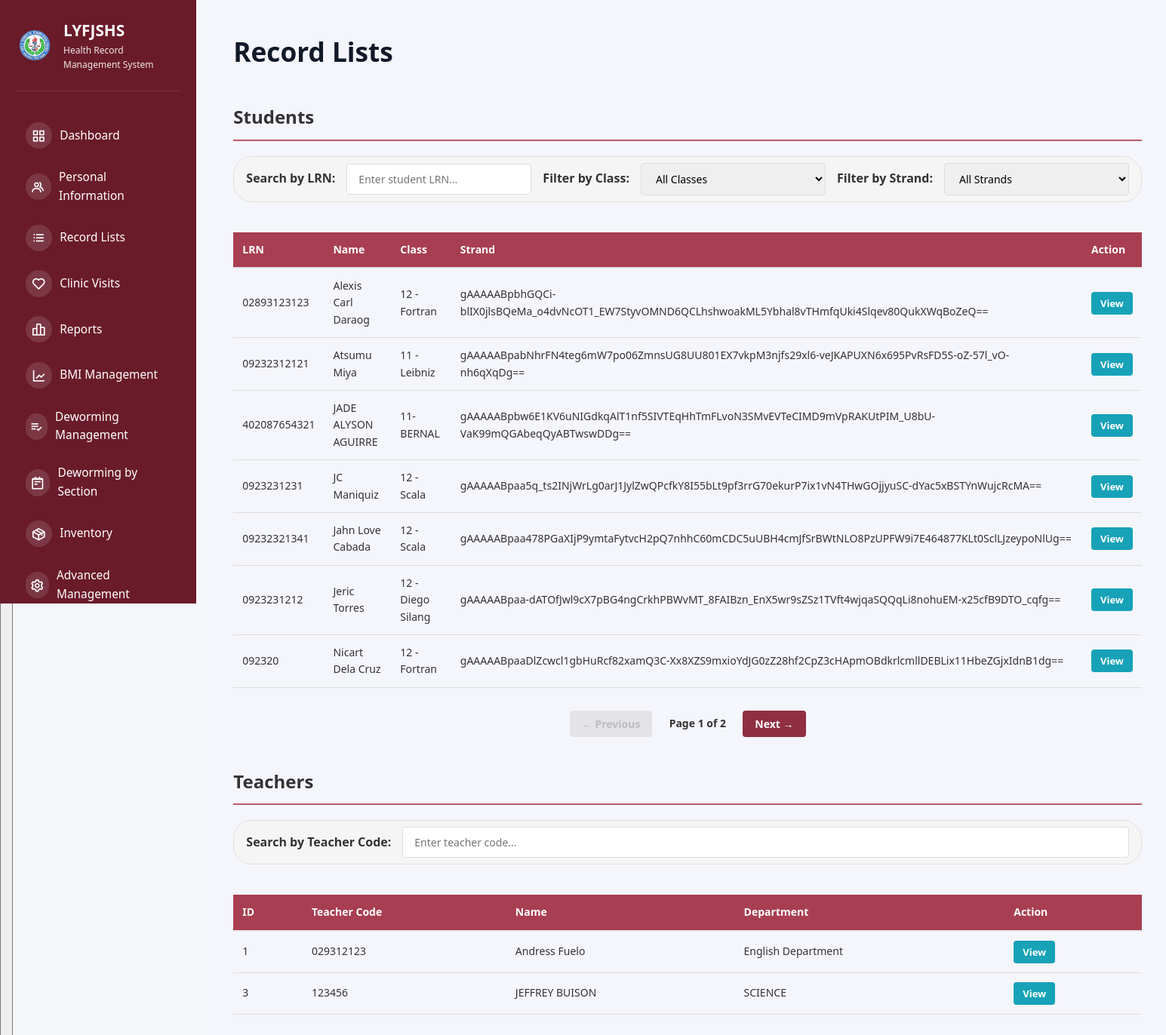
/record-lists (signed in), run on the app's committed database.
### tables this page shows
CREATE TABLE students (
                id INTEGER PRIMARY KEY AUTOINCREMENT,
                studentLRN TEXT UNIQUE NOT NULL,
                name TEXT NOT NULL,
                class TEXT,
                strand TEXT,
                dob DATE,
                address TEXT,
                parentContact TEXT,
                emergencyContact TEXT,
                height TEXT,
                weight TEXT,
                blood TEXT,
                pastIllnesses TEXT,
                allergies TEXT,
                conditions TEXT,
                vaccination TEXT,
                created_at TIMESTAMP DEFAULT CURRENT_TIMESTAMP
            , section TEXT);

CREATE TABLE teachers (
                id INTEGER PRIMARY KEY AUTOINCREMENT,
                teacherID TEXT UNIQUE NOT NULL,
                name TEXT NOT NULL,
                department TEXT,
                dob DATE,
                address TEXT,
                contact TEXT,
                height TEXT,
                weight TEXT,
                blood TEXT,
                pastIllnesses TEXT,
                allergies TEXT,
                conditions TEXT,
                vaccination TEXT,
                created_at TIMESTAMP DEFAULT CURRENT_TIMESTAMP
            );

### src/app.py (the view)
@app.route("/record-lists")
def record_lists():
    if not session.get("logged_in"):
        return redirect(url_for("login"))
    db = get_db_connection()
    if not db:
        flash("Database connection error.", "danger")
        return redirect(url_for("login"))
    try:
        cursor = db.cursor()
        cursor.execute("SELECT role, advisory_class FROM users WHERE id = ?", (session.get("user_id"),))
        user = cursor.fetchone()
        user_role = safe_row_get(user, 'role') if user else None
        advisory_class = safe_row_get(user, 'advisory_class') if user else None
        if user_role == 'class_advisor' and advisory_class:
            cursor.execute("SELECT * FROM students WHERE class = ? ORDER BY name", (advisory_class,))
            students = cursor.fetchall()
            students = [decrypt_student_record(s) for s in students]
            teachers = []  # Class advisors cannot see teachers
        else:
            cursor.execute("SELECT * FROM students ORDER BY name")
            students = cursor.fetchall()
            students = [decrypt_student_record(s) for s in students]
            cursor.execute("SELECT * FROM teachers ORDER BY name")
            teachers = cursor.fetchall()
            teachers = [decrypt_teacher_record(t) for t in teachers]
        db.close()
        items_per_page = 7
        student_total = len(students)
        student_pages = (student_total + items_per_page - 1) // items_per_page if student_total > items_per_page else 1
        show_student_pagination = student_total > items_per_page
        teacher_total = len(teachers)
        teacher_pages = (teacher_total + items_per_page - 1) // items_per_page if teacher_total > items_per_page else 1
        show_teacher_pagination = teacher_total > items_per_page
        return render_template(
            "records/record-lists.html",
            students=students,
            teachers=teachers,
            user_role=user_role,
            advisory_class=advisory_class,
            items_per_page=items_per_page,
            student_total=student_total,
            student_pages=student_pages,
            show_student_pagination=show_student_pagination,
            teacher_total=teacher_total,
            teacher_pages=teacher_pages,
            show_teacher_pagination=show_teacher_pagination,
        )
    except sqlite3.Error as e:
        flash(f"Error loading record lists: {str(e)}", "danger")
        if db:
            db.close()
        return redirect(url_for("login"))

### src/app.py (called while the page is built, shortened)
@app.before_request
def check_user_status():
    if session.get("logged_in"):
        if request.endpoint in ['login', 'logout', 'register', 'pending_approval', 'static']:
            return
        if session.get("role") == "pending":
            return redirect(url_for("pending_approval"))
        db = get_db_connection()
        if db:
            try:
                cursor = db.cursor()
                cursor.execute("SELECT is_active FROM users WHERE id = ?", (session.get("user_id"),))
                user = cursor.fetchone()
                db.close()
                if not user or not safe_row_get(user, 'is_active', 1):
                    session.clear()
                    flash("Your account has been disabled. Please contact the administrator.", "danger")
                    return redirect(url_for("login"))
            except sqlite3.Error:
                db.close()

@app.context_processor
def inject_user():
    user = None
    if session.get("logged_in"):
        db = get_db_connection()
        if db:
            try:
                cursor = db.cursor()
                cursor.execute("SELECT * FROM users WHERE id = ?", (session.get("user_id"),))
                user = cursor.fetchone()
                db.close()
            except sqlite3.Error:
                pass
    return {'current_user': user, 'max': max, 'min': min, 'range': range}

def get_db_connection():
    try:
        conn = sqlite3.connect(DATABASE)
        conn.row_factory = sqlite3.Row  # This enables column access by name
        return conn
    except sqlite3.Error as e:
        print(f"Database connection error: {e}")
        return None

def safe_row_get(row, key, default=None):
    if row is None:
        return default
    try:
        return row[key]
    except (IndexError, KeyError):
        return default

def decrypt_student_record(student):
    if not student or not encryption_handler:
        return student

def decrypt_teacher_record(teacher):
    if not teacher or not encryption_handler:
        return teacher

### templates/records/record-lists.html (shortened to what this page needs)
{% extends "shared/base.html" %} {% block extra_css %}
<link
  rel="stylesheet"
  href="{{ url_for('static', filename='css/student_list.css') }}"
/>
{% endblock %} {% block content %} {% if user_role == 'class_advisor' and
advisory_class %}
<div class="class-advisor-banner">
  👥 You are viewing student records for your section:
  <strong>{{ advisory_class }}</strong>
</div>
<h2 class="class-advisor-title">📋 Student Records - {{ advisory_class }}</h2>
{% else %}
<h1>Record Lists</h1>
{% endif %}
<h2 class="section-title">Students</h2>
{% if students %} {% if user_role != 'class_advisor' %}
<div class="search-container">
  <label class="search-label" for="studentSearchInput">Search by LRN:</label>
  <input
    type="text"
    id="studentSearchInput"
    class="search-input"
    placeholder="Enter student LRN..."
    onkeyup="filterStudentTable()"
  />
  <label class="search-label" for="classFilterSelect">Filter by Class:</label>
  <select
    id="classFilterSelect"
    class="search-input"
    onchange="filterStudentTable()"
  >
    <option value="">All Classes</option>
    {% set classes = students | map(attribute='class') | select | unique | sort
    %}
  </select>
  <label class="search-label" for="strandFilterSelect">Filter by Strand:</label>
  <select
    id="strandFilterSelect"
    class="search-input"
    onchange="filterStudentTable()"
  >
    <option value="">All Strands</option>
    {% set strands = students | map(attribute='strand') | select | unique | sort
    %}
  </select>
</div>
{% endif %}
<div class="table-wrapper">
  <table id="studentTable">
    <thead>
      <tr>
        <th>LRN</th>
        <th>Name</th>
        <th>Class</th>
        <th>Strand</th>
        <th>Action</th>
      </tr>
    </thead>
    <tbody>
      {% for student in students %}
      <tr>
        <td>{{ student.studentLRN }}</td>
        <td>{{ student.name }}</td>
        <td>{{ student.class }}</td>
        <td>{{ student.strand or '-' }}</td>
        <td>
          <div class="action-buttons">
            <button
              class="btn-view btn-sm"
              data-student-id="{{ student.id }}"
              onclick="viewStudent(this.dataset.studentId)"
            >
              View
            </button>
          </div>
        </td>
      </tr>
      {% endfor %}
    </tbody>
  </table>
</div>
{% if show_student_pagination %}
<div id="studentPaginationContainer" class="pagination-container">
  <div class="pagination">
    <button
      id="prevStudentBtn"
      class="pagination-btn"
      onclick="previousStudentPage()"
    >
      ← Previous
    </button>
    <span class="pagination-info">
      Page <span id="studentCurrentPage">1</span> of
      <span id="studentTotalPages">1</span>
    </span>
    <button
      id="nextStudentBtn"
      class="pagination-btn"
      onclick="nextStudentPage()"
    >
      Next →
    </button>
  </div>
</div>
{% endif %} {% endif %} {% if user_role != 'class_advisor' %}
<h2 class="section-title">Teachers</h2>
<div class="search-container">
  <label class="search-label" for="teacherSearchInput"
    >Search by Teacher Code:</label
  >
  <input
    type="text"
    id="teacherSearchInput"
    class="search-input"
    placeholder="Enter teacher code..."
    onkeyup="filterTeacherTable()"
  />
</div>
<div class="table-wrapper">
  <table id="teacherTable">
    <thead>
      <tr>
        <th>ID</th>
        <th>Teacher Code</th>
        <th>Name</th>
        <th>Department</th>
        <th>Action</th>
      </tr>
    </thead>
    <tbody>
      {% for teacher in teachers %}
      <tr>
        <td>{{ teacher.id }}</td>
        <td>{{ teacher.teacherID }}</td>
        <td>{{ teacher.name }}</td>
        <td>{{ teacher.department or "N/A" }}</td>
        <td>
          <div class="action-buttons">
            <button
              class="btn-view btn-sm"
              data-teacher-id="{{ teacher.id }}"
              onclick="viewTeacher(this.dataset.teacherId)"
            >
              View
            </button>
          </div>
        </td>
      </tr>
      {% endfor %}
    </tbody>
  </table>
</div>
 {% endif %}
{% endblock %}

### static/css/dashboard.css (style rules this page uses)
* { margin: 0; padding: 0; box-sizing: border-box; }
:root { --primary-color: #2bb0a1; --secondary-color: #8b2340; --danger-color: #dc2626; --success-color: #16a34a; --warning-color: #ea580c; --light-bg: #f8fafc; --white: #ffffff; --text-dark: #1f2937; --text-light: #6b7280; --border-color: #e5e7eb; --shadow: 0 1px 3px rgba(0, 0, 0, 0.1); --shadow-lg: 0 10px 15px -3px rgba(0, 0, 0, 0.1); }
body { font-family: -apple-system, BlinkMacSystemFont, "Segoe UI", Roboto, Oxygen, Ubuntu, Cantarell, sans-serif; background-color: var(--light-bg); color: var(--text-dark); line-height: 1.6; }
html, body { height: 100%; font-family: system-ui, -apple-system, BlinkMacSystemFont, "Segoe UI", Roboto, sans-serif; }
body { background: #f5f6fb; color: #111827; }
.main-content h1 { font-size: 2.2rem; margin-bottom: 1.75rem; color: #111827; font-weight: 700; }
table { width: 100%; border-collapse: collapse; font-size: 14px; }
table thead { background-color: #a83e51; border-bottom: 2px solid var(--border-color); }
table th { padding: 15px; text-align: left; font-weight: 600; color: white; }
table td { padding: 15px; border-bottom: 1px solid var(--border-color); }

### static/css/header.css (style rules this page uses)
.search-container { position: relative; display: flex; align-items: center; background: #f5f5f5; border: 1px solid #e0e0e0; border-radius: 25px; padding: 0.5rem 1rem; transition: all 0.3s ease; }

### static/css/student_list.css (style rules this page uses)
* { margin: 0; padding: 0; box-sizing: border-box; font-family: "Segoe UI", Tahoma, Geneva, Verdana, sans-serif; }
body { background-color: #f5f6fa; color: #333; }

### templates/records/record-lists.html (style rules this page uses)
.section-title { margin-top: 40px; margin-bottom: 20px; font-size: 24px; font-weight: bold; border-bottom: 2px solid #b65a6b; padding-bottom: 10px; }
.table-wrapper { overflow-x: auto; margin-bottom: 30px; }
table { width: 100%; border-collapse: collapse; margin-top: 20px; }
table th, table td { padding: 12px; text-align: left; border-bottom: 1px solid #ddd; }
table th { background-color: #a83e51; font-weight: bold; }
.action-buttons { display: flex; gap: 5px; flex-wrap: wrap; }
.btn-sm { padding: 6px 12px; font-size: 13px; }
.btn-view { background-color: #17a2b8; color: white; border: none; padding: 6px 12px; cursor: pointer; border-radius: 4px; font-size: 13px; font-weight: bold; transition: 0.3s; }
.pagination-container { display: flex; justify-content: center; align-items: center; gap: 15px; margin-top: 30px; margin-bottom: 30px; }
.pagination { display: flex; gap: 10px; align-items: center; }
.pagination-btn { background-color: #8f2f41; color: white; border: none; padding: 8px 16px; border-radius: 4px; cursor: pointer; font-size: 14px; font-weight: 600; transition: 0.3s ease; }
.pagination-btn:disabled { background-color: #d9d9d9; color: #999; cursor: not-allowed; opacity: 0.6; }
.pagination-info { font-size: 14px; font-weight: 600; color: #333; min-width: 100px; text-align: center; }
.search-container { margin-bottom: 20px; display: flex; gap: 10px; align-items: center; }
.search-input { padding: 10px 15px; border: 1px solid #ddd; border-radius: 4px; font-size: 14px; width: 300px; }
.search-label { font-weight: 600; color: #333; }
.search-container { display: flex; gap: 15px; margin-bottom: 20px; flex-wrap: wrap; align-items: center; }
.search-input { padding: 10px 15px; border: 1px solid #ddd; border-radius: 4px; font-size: 14px; flex: 1; min-width: 200px; }

### data on the page
students: studentLRN "02893123123", name "Alexis Carl Daraog", class "12 - Fortran", strand "gAAAAABpbhGQCi-blIX0jlsBQeMa_o4dvNcOT1_EW7StyvOMND6QCLhshwoakML5Ybhal8vTHmfqUki4Slqev80QukXWqBoZeQ=="
students: studentLRN "09232312121", name "Atsumu Miya", class "11 - Leibniz", strand "gAAAAABpabNhrFN4teg6mW7po06ZmnsUG8UU801EX7vkpM3njfs29xl6-veJKAPUXN6x695PvRsFD5S-oZ-57l_vO-nh6qXqDg=="
students: studentLRN "402087654321", name "JADE ALYSON AGUIRRE", class "11-BERNAL", strand "gAAAAABpbw6E1KV6uNIGdkqAlT1nf5SIVTEqHhTmFLvoN3SMvEVTeCIMD9mVpRAKUtPIM_U8bU-VaK99mQGAbeqQyABTwswDDg=="
students: studentLRN "0923231231", name "JC Maniquiz", class "12 - Scala", strand "gAAAAABpaa5q_ts2INjWrLg0arJ1JylZwQPcfkY8I55bLt9pf3rrG70ekurP7ix1vN4THwGOjjyuSC-dYac5xBSTYnWujcRcMA=="
students: studentLRN "09232321341", name "Jahn Love Cabada", class "12 - Scala", strand "gAAAAABpaa478PGaXIjP9ymtaFytvcH2pQ7nhhC60mCDC5uUBH4cmJfSrBWtNLO8PzUPFW9i7E464877KLt0SclLJzeypoNlUg=="
students: studentLRN "0923231212", name "Jeric Torres", class "12 - Diego Silang", strand "gAAAAABpaa-dATOfJwl9cX7pBG4ngCrkhPBWvMT_8FAIBzn_EnX5wr9sZSz1TVft4wjqaSQQqLi8nohuEM-x25cfB9DTO_cqfg=="
students: studentLRN "092320", name "Nicart Dela Cruz", class "12 - Fortran", strand "gAAAAABpaaDlZcwcl1gbHuRcf82xamQ3C-Xx8XZS9mxioYdJG0zZ28hf2CpZ3cHApmOBdkrlcmllDEBLix11HbeZGjxIdnB1dg=="
teachers: id "1", teacherID "029312123", name "Andress Fuelo", department "English Department"
teachers: id "3", teacherID "123456", name "JEFFREY BUISON", department "SCIENCE"
